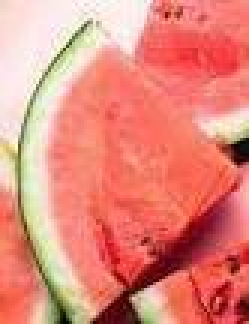
#> input picture semangka1.jpeg, 83 x 108 px (shown 3 times larger)
$ python 'MENGHITUNG DETEKSI SEMANGKA.py'
#> lines starting #> are read from the running program, lines starting #| are printed output that depends on the picture; after the words box and inside, x2 and y2 are one past the last pixel; in counts of white or black regions, pixels touching at a corner belong together
# tampilkan kedua gambar
from matplotlib import pyplot as plt
import cv2
# panggil dan konversi warna agar sesuai dengan Matplotlib
sawit = cv2.imread('semangka1.jpeg')
#> sawit is the input picture: shape (108, 83, 3); mean B, G, R 122.8, 135.8, 227.9
sawit = cv2.cvtColor(sawit, cv2.COLOR_BGR2RGB)
# panggil dan konversi warna agar sesuai dengan Matplotlib
kebun_sawit = cv2.imread('semangkabanyak.jpeg')
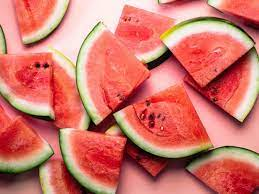
#> input picture semangkabanyak.jpeg, 259 x 194 px
#> kebun_sawit is the input picture: shape (194, 259, 3); mean B, G, R 106, 117.3, 208.6
kebun_sawit = cv2.cvtColor(kebun_sawit, cv2.COLOR_BGR2RGB)
plt.subplot(121),plt.imshow(sawit), plt.title('Semangka')
plt.subplot(122),plt.imshow(kebun_sawit), plt.title('Pasukan Semangka')
plt.show()
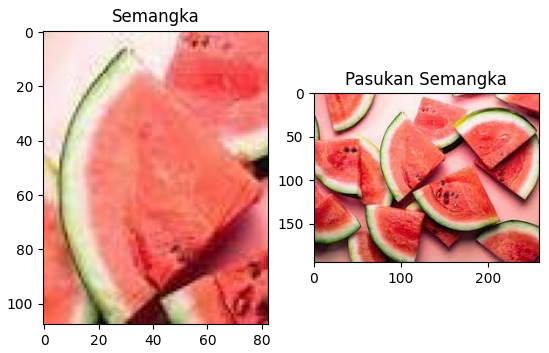
#> figure drawn by matplotlib, 2 panels

import cv2
import numpy as np
import matplotlib.pyplot as plt

# Membaca gambar utuh untuk dicari
img_rgb = cv2.imread('semangkabanyak.jpeg')
img_gray = cv2.cvtColor(img_rgb, cv2.COLOR_BGR2GRAY)
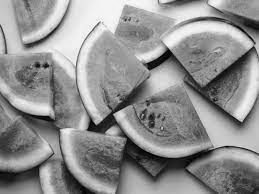
#> img_gray: shape (194, 259); min 1, max 254, mean 143.3

# Membaca template
template = cv2.imread('semangka1.jpeg', 0)
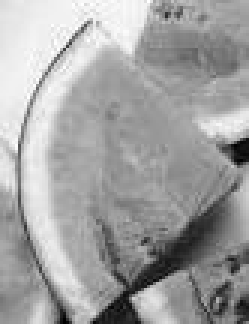
#> template: shape (108, 83) (shown 3 times larger); min 0, max 255, mean 161.9

# Ukuran template. Ukuran ini akan digunakan untuk menggambar kotak
w, h = template.shape[::-1]
#> w = 83; h = 108

# Menggunakan metode COEFF-NORMALIZED
res = cv2.matchTemplate(img_gray, template, cv2.TM_CCOEFF_NORMED)
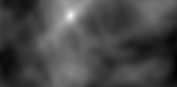
#> res: shape (87, 177) float32; min -0.196, max 0.995, mean 0.142; drawn with min black and max white

# Mendapatkan posisi lokasi terbaik (koordinat x dan y) dari hasil pencocokan
min_val, max_val, min_loc, max_loc = cv2.minMaxLoc(res)
#> min_val = -0.196; max_val = 0.995; min_loc = (176, 72); max_loc = (70, 15)

# Mendefinisikan batasan ambang batas deteksi kemiripan titik
threshold = 0.5

# Mencari posisi lokasi yang melebihi ambang batas
loc = np.where(res >= threshold)
#> loc = 404 positions, rows 0 to 27, columns 58 to 82

# Membuat array kosong untuk menyimpan lokasi-lokasi dari hasil deteksi
lspoint = []
lspoint2 = []
count = 0  # Untuk menyimpan jumlah matching yang ditemukan

for pt in zip(*loc[::-1]):
    # Jika sudah ada, skip lokasi tersebut
    if pt[0] not in lspoint and pt[1] not in lspoint2:
        # Gambar persegi warna kuning dengan ketebalan dua poin
        cv2.rectangle(img_rgb, pt, (pt[0] + w, pt[1] + h), (0, 255, 255), 2)
        for i in range(pt[0] - 9, pt[0] + 9, 1):
            # Tambahkan koordinat x ke list
            lspoint.append(i)
        for k in range(pt[1] - 9, pt[1] + 9, 1):
            # Tambahkan koordinat y ke list
            lspoint2.append(k)
        count += 1  # Berapa jumlah matching yang ditemukan?
    else:
        continue
#> this loop made 404 passes
#> (pt, count) on pass 1: ((63, 0), 1)
#> count on pass 140: 2
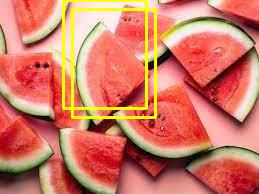
#> img_rgb: shape (194, 259, 3); 4.34% of pixels changed, all inside (x1, y1, x2, y2) = (62, 0, 157, 119)
#> after the loop, count = 2; lspoint = 36 values, max 80 at index 35, min 54 at index 0, mean 67; lspoint2 = 36 values, max 17 at index 35, min -9 at index 0, mean 4

print("Jumlah objek ditemukan:", count)
#| Jumlah objek ditemukan: 2

# Tampilkan dengan imshow
plt.imshow(cv2.cvtColor(img_rgb, cv2.COLOR_BGR2RGB))
plt.show()
